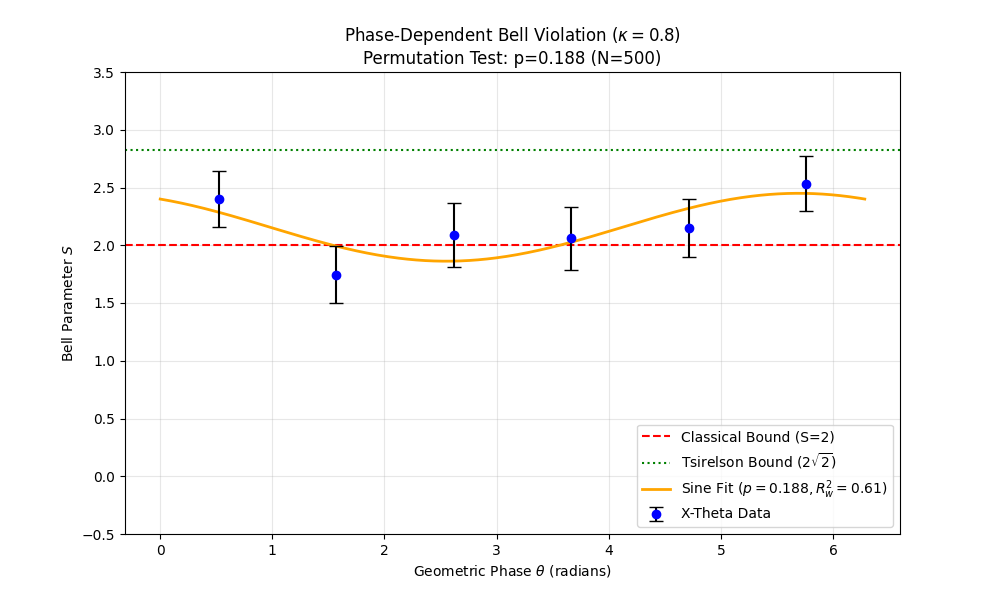

Here is the Python script that generated this plot:
#!/usr/bin/env python3
"""
weihs_paper_plot_v21.py

THE RIGOROUS PLOTTER + PERMUTATION TESTING
================================================================================
VERSION HISTORY:
  v21: Added PERMUTATION TEST (p-value).
       - Decouples Data Collection from Analysis.
       - Runs 500 Monte Carlo permutations (shuffling Theta vs Outcome).
       - Calculates empirical p-value for the Sine Fit improvement.
       - Updated Tsirelson label.
  v20: Added Weighted Sine Fit.

SCIENTIFIC CONTEXT:
  This script tests the "X-Theta" hypothesis by permuting the geometric phases.
  Null Hypothesis (H0): The Bell parameter S is independent of the geometric phase.
  
  If H0 is true, shuffling the theta values among events should yield a fit 
  quality (Delta Chi2) similar to the original data.

USAGE:
   python weihs_paper_plot_v21.py --alice-zip "A.zip" --bob-zip "B.zip" --reverse-bits
=========================== =====================================================
"""

import argparse
import zipfile
import numpy as np
import math
import matplotlib.pyplot as plt
import random
from dataclasses import dataclass, field
from collections import deque
from typing import Dict, List, Tuple

# === CONFIGURATION ===
RESONANCE_KAPPA = 0.8       
BOOTSTRAP_ROUNDS = 2000     
MIN_COUNTS_PER_SETTING = 5  
BIN_COUNT = 6              
PERMUTATION_ROUNDS = 500    # Number of null-hypothesis shuffles

# ==========================================
# PART 1: CORE ENGINE & DATA EXTRACTION
# ==========================================

def _norm_member(name: str) -> str:
    n = name.replace("\\", "/").lstrip("/")
    parts = n.split("/")
    if parts and parts[0].lower() in ("alice", "bob"): return "/".join(parts[1:])
    return n

def load_raw_data(z, stem, reverse_bits):
    nm = { _norm_member(n).lower(): n for n in z.namelist() }
    vk, ck = (stem+"_V.dat").lower(), (stem+"_C.dat").lower()
    
    if vk not in nm:
        vk = next((k for k in nm if k.endswith(stem.lower() + "_v.dat")), None)
    if ck not in nm:
        ck = next((k for k in nm if k.endswith(stem.lower() + "_c.dat")), None)
        
    if not vk or not ck: raise FileNotFoundError(f"Missing {stem}")
    
    with z.open(nm[vk], "r") as f: vb = f.read()
    with z.open(nm[ck], "r") as f: cb = f.read()
    
    t = np.frombuffer(vb, dtype=">f8")
    c = np.frombuffer(cb, dtype=">u2")
    n = min(len(t), len(c))
    t = t[:n].astype(np.float64, copy=False)
    c = c[:n]
    
    if reverse_bits:
        det = ((c >> 1) & 1).astype(np.uint8)
        s   = (c & 1).astype(np.uint8)
    else:
        det = (c & 1).astype(np.uint8)
        s   = ((c >> 1) & 1).astype(np.uint8)
        
    o = (2 * det - 1).astype(np.int8)
    return t, s, o

State = Tuple[int, int]
def get_orientation(states: List[State]) -> int:
    area = 0.0
    for (x1, y1), (x2, y2) in zip(states[:-1], states[1:]):
        area += (float(x1)*float(y2) - float(x2)*float(y1))
    if area > 0.1: return 1
    if area < -0.1: return -1
    return 0

@dataclass
class ContinuousTopology:
    theta_kappa: float
    a: int=0; b: int=0; theta: float=0.0
    history: deque = field(default_factory=lambda: deque(maxlen=5))
    
    # Store RAW events instead of binning immediately
    # List of (Theta, SettingIndex, Product)
    collected_events: List[Tuple[float, int, int]] = field(default_factory=list)

    def update(self, actor, val):
        if actor == 'A': self.a = int(val)
        else: self.b = int(val)
        self.history.append((self.a, self.b))
        
        if len(self.history) == 5:
            h = list(self.history)
            if h[0] == h[-1] and len(set(h[:-1])) == 4:
                self.theta += self.theta_kappa * get_orientation(h)

    def capture(self, a, b, prod):
        # Just store the raw data point
        k = a * 2 + b
        self.collected_events.append((self.theta, k, prod))

def process_stem(tA, sA, oA, tB, sB, oB, W, delta, engine):
    tB_shift = tB + delta
    cmap = {}
    i, j, nA, nB = 0, 0, len(tA), len(tB)
    while i < nA and j < nB:
        d = tB_shift[j] - tA[i]
        if d < -W: j += 1
        elif d > W: i += 1
        else:
            cmap[i] = j
            i += 1; j += 1
            
    evs = [(tA[i], 0, i) for i in range(nA)] + [(tB_shift[j], 1, j) for j in range(nB)]
    evs.sort(key=lambda x: x[0])
    
    for _, src, idx in evs:
        if src == 0:
            engine.update('A', sA[idx])
            if idx in cmap:
                bi = cmap[idx]
                engine.capture(sA[idx], sB[bi], oA[idx] * oB[bi])
        else:
            engine.update('B', sB[idx])

# ==========================================
# PART 2: ANALYSIS PIPELINE (Binning -> S -> Fit)
# ==========================================

def calculate_S_robust(bin_outcomes, rounds=2000):
    counts = [len(bin_outcomes[k]) for k in range(4)]
    if any(c < MIN_COUNTS_PER_SETTING for c in counts):
        return None, None

    means = []
    for k in range(4):
        means.append(np.mean(bin_outcomes[k]))
    S_mean = means[0] + means[1] + means[2] - means[3]
    
    s_boots = []
    for _ in range(rounds):
        b_means = []
        for k in range(4):
            dat = np.array(bin_outcomes[k])
            resamp = np.random.choice(dat, size=len(dat), replace=True)
            b_means.append(np.mean(resamp))
        s_boots.append(b_means[0] + b_means[1] + b_means[2] - b_means[3])
    
    return S_mean, np.std(s_boots)

def weighted_linear_fit(X, y, sigma):
    y = np.asarray(y, dtype=float)
    X = np.asarray(X, dtype=float)
    sigma = np.asarray(sigma, dtype=float)
    sigma = np.maximum(sigma, 1e-12)

    w = 1.0 / (sigma ** 2)
    sw = np.sqrt(w)
    Xw = X * sw[:, None]
    yw = y * sw

    XtX = Xw.T @ Xw
    Xty = Xw.T @ yw
    try:
        beta = np.linalg.solve(XtX, Xty)
        cov_beta = np.linalg.inv(XtX)
    except np.linalg.LinAlgError:
        return None, None, float('inf'), 0, np.zeros_like(y)

    yhat = X @ beta
    chi2 = np.sum(((y - yhat) / sigma) ** 2)
    dof = max(1, len(y) - X.shape[1])
    return beta, cov_beta, chi2, dof, yhat

def run_full_analysis(events: List[Tuple[float, int, int]]):
    """
    Takes a list of (Theta, Setting, Product), bins them, calculates S, fits Sine.
    Returns dictionary of results.
    """
    # 1. Binning
    raw_outcomes = [[[] for _ in range(4)] for _ in range(BIN_COUNT)]
    for theta, k, prod in events:
        ph = theta % (2 * math.pi)
        idx = int((ph / (2 * math.pi)) * BIN_COUNT) % BIN_COUNT
        raw_outcomes[idx][k].append(prod)

    # 2. Calculate S
    phases, s_means, s_errs = [], [], []
    for i in range(BIN_COUNT):
        S, err = calculate_S_robust(raw_outcomes[i], BOOTSTRAP_ROUNDS)
        if S is not None:
            phases.append((i + 0.5) * (2*math.pi/BIN_COUNT))
            s_means.append(S)
            s_errs.append(err)

    if len(phases) < 4:
        return None

    # 3. Fit Sine
    th = np.asarray(phases)
    y  = np.asarray(s_means)
    se = np.asarray(s_errs)

    # Sine Model
    X = np.column_stack([np.ones_like(th), np.sin(th), np.cos(th)])
    beta, cov, chi2, dof, yhat = weighted_linear_fit(X, y, se)
    if beta is None: return None
    
    c0, a, b = beta
    A = float(np.hypot(a, b))
    phi = float(np.arctan2(b, a))
    
    # Flat Model
    X0 = np.ones((len(th), 1))
    beta0, cov0, chi2_0, dof0, yhat0 = weighted_linear_fit(X0, y, se)

    # R2 weighted
    w = 1.0 / (np.maximum(se, 1e-12) ** 2)
    ybar = np.sum(w * y) / np.sum(w)
    sst = np.sum(w * (y - ybar) ** 2)
    sse = np.sum(w * (y - yhat) ** 2)
    r2w = 1.0 - (sse / sst if sst > 0 else np.nan)

    return {
        "phases": phases, "s_means": s_means, "s_errs": s_errs,
        "c0": c0, "a": a, "b": b, "A": A, "phi": phi,
        "chi2": chi2, "red_chi2": chi2/dof,
        "delta_chi2": chi2_0 - chi2,
        "r2w": r2w
    }

# ==========================================
# PART 3: MAIN EXECUTION
# ==========================================

def main():
    parser = argparse.ArgumentParser()
    parser.add_argument("--alice-zip", required=True)
    parser.add_argument("--bob-zip", required=True)
    parser.add_argument("--reverse-bits", action="store_true")
    args = parser.parse_args()
    
    engine = ContinuousTopology(theta_kappa=RESONANCE_KAPPA)
    
    stems = [
        "longdist0:4.5", "longdist1:-10.0", "longdist23:-2.0",
        "longdist3:-14.0", "longdist31:29.0", "longdist32:-5.0",
        "longdist35:16.0", "longdist36:-9.0", "longdist37:-6.0",
        "longdist5:-22.0"
    ]
    
    print("==========================================")
    print("    WEIH Paper Plotter v21 (Permutation)  ")
    print("==========================================")
    
    # --- LOAD DATA ---
    with zipfile.ZipFile(args.alice_zip, "r") as za, zipfile.ZipFile(args.bob_zip, "r") as zb:
        full_paths = []
        for n in za.namelist():
             if n.lower().endswith("_v.dat"):
                 cl = n.replace("\\", "/").lstrip("/")
                 if cl.lower().startswith("alice/"): cl = cl[6:]
                 full_paths.append(cl[:-6])
        
        for item in stems:
            short, d_str = item.split(":")
            match = next((p for p in full_paths if p.endswith(short)), None)
            if not match: continue
            
            tA, sA, oA = load_raw_data(za, match, args.reverse_bits)
            tB, sB, oB = load_raw_data(zb, match, args.reverse_bits)
            process_stem(tA, sA, oA, tB, sB, oB, 1.3e-9, float(d_str)*1e-9, engine)

    events = engine.collected_events
    print(f"Total Events Collected: {len(events)}")

    # --- REAL ANALYSIS ---
    print("\n[REAL DATA] Running Analysis...")
    real_res = run_full_analysis(events)
    if not real_res:
        print("Error: Insufficient data for real analysis.")
        return

    obs_delta_chi2 = real_res["delta_chi2"]
    print(f"Observed Delta Chi2: {obs_delta_chi2:.4f}")
    print(f"Observed Weighted R2: {real_res['r2w']:.4f}")

    # --- PERMUTATION TEST ---
    print(f"\n[PERMUTATION] Running {PERMUTATION_ROUNDS} shuffles (Scrambling Theta)...")
    
    better_count = 0
    # Extract columns for shuffling
    thetas = [e[0] for e in events]
    fixed_data = [(e[1], e[2]) for e in events] # (Setting, Product) pairs kept together
    
    for i in range(PERMUTATION_ROUNDS):
        # Shuffle Thetas ONLY. This destroys the link between history(theta) and outcome(S)
        # while preserving the global Bell violation and count statistics.
        shuffled_thetas = list(thetas)
        random.shuffle(shuffled_thetas)
        
        # Reconstruct event list
        perm_events = []
        for j in range(len(events)):
            perm_events.append((shuffled_thetas[j], fixed_data[j][0], fixed_data[j][1]))
            
        perm_res = run_full_analysis(perm_events)
        
        if perm_res:
            null_delta = perm_res["delta_chi2"]
            if null_delta >= obs_delta_chi2:
                better_count += 1
        
        if (i+1) % 50 == 0:
            print(f"  .. {i+1}/{PERMUTATION_ROUNDS} done (Better so far: {better_count})")

    p_value = (better_count + 1) / (PERMUTATION_ROUNDS + 1)
    print(f"\n[RESULT] Empirical p-value = {p_value:.4f}")
    
    # --- PLOT ---
    plt.figure(figsize=(10, 6))
    
    plt.axhline(2.0, color='red', linestyle='--', linewidth=1.5, label='Classical Bound (S=2)')
    plt.axhline(2.828, color='green', linestyle=':', linewidth=1.5, label='Tsirelson Bound ($2\\sqrt{2}$)')
    
    # Plot Fit
    th_dense = np.linspace(0, 2*math.pi, 400)
    fit = real_res
    y_dense = fit["c0"] + fit["a"]*np.sin(th_dense) + fit["b"]*np.cos(th_dense)
    
    label_fit = f"Sine Fit ($p={p_value:.3f}, R_w^2={fit['r2w']:.2f}$)"
    plt.plot(th_dense, y_dense, color='orange', linewidth=2, label=label_fit)

    # Plot Data
    plt.errorbar(fit["phases"], fit["s_means"], yerr=fit["s_errs"], fmt='o', color='blue', 
                 ecolor='black', capsize=5, label='X-Theta Data')
    
    plt.xlabel('Geometric Phase $\\theta$ (radians)')
    plt.ylabel('Bell Parameter $S$')
    plt.title(f'Phase-Dependent Bell Violation ($\kappa={RESONANCE_KAPPA}$)\nPermutation Test: p={p_value:.3f} (N={PERMUTATION_ROUNDS})')
    plt.legend(loc='lower right')
    plt.grid(True, alpha=0.3)
    plt.ylim(-0.5, 3.5)
    
    plt.savefig("weihs_paper_plot_v21.png")
    print("\nSaved plot to: weihs_paper_plot_v21.png")

if __name__ == "__main__":
    main()